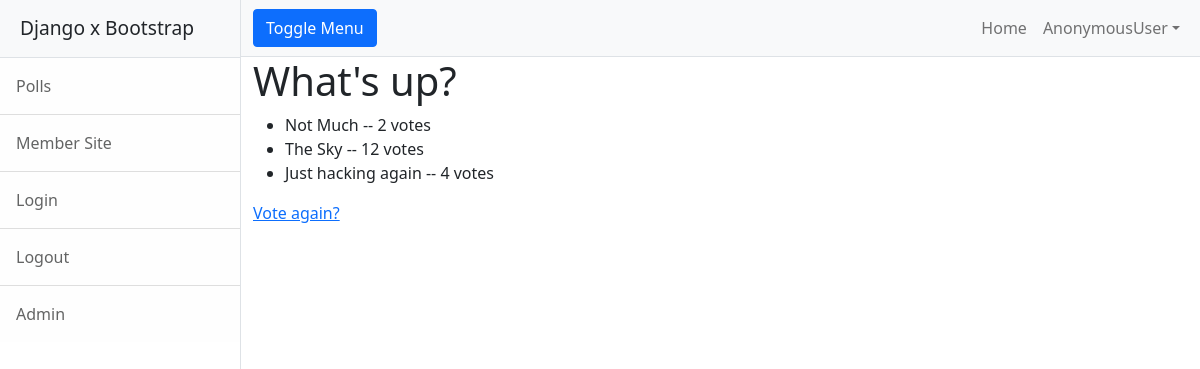
Page /polls/1/results/ on the committed database.
### polls/models.py (models this page shows, shortened)
class Question(models.Model):
    question_text = models.CharField(max_length=200)
    pub_date = models.DateTimeField('date publisshed')

class Choice(models.Model):
    question = models.ForeignKey(Question, on_delete=models.CASCADE, related_name='choices')
    choice_text = models.CharField(max_length=200)
    votes = models.IntegerField(default=0)

### polls/views.py (the view)
# urls.py: path('results/', views.ResultsView.as_view(), name='results'),
class ResultsView(QuestionDetailView):
    model = Question
    template_name = 'polls/results.html'

### polls/views.py (called while the page is built)
    def get_queryset(self):
        return Question.objects.filter(pub_date__lte=timezone.now())

### polls/templates/polls/results.html
{% extends "base.html" %}
{% block content %}
<h1>{{ question.question_text }}</h1>
<ul>
{% for choice in question.choices.all %}
    <li>{{ choice.choice_text }} -- {{ choice.votes }} vote{{ choice.votes|pluralize }}</li>
{% endfor %}
</ul>
<a href="{% url 'polls:detail' question.id %}">Vote again?</a>
{% endblock %}

### rows in the picture
Question: question_text "What's up?"
Choice: choice_text "Not Much", votes "2"
Choice: choice_text "The Sky", votes "12"
Choice: choice_text "Just hacking again", votes "4"

### other values in the picture
{{ user }} "AnonymousUser"
